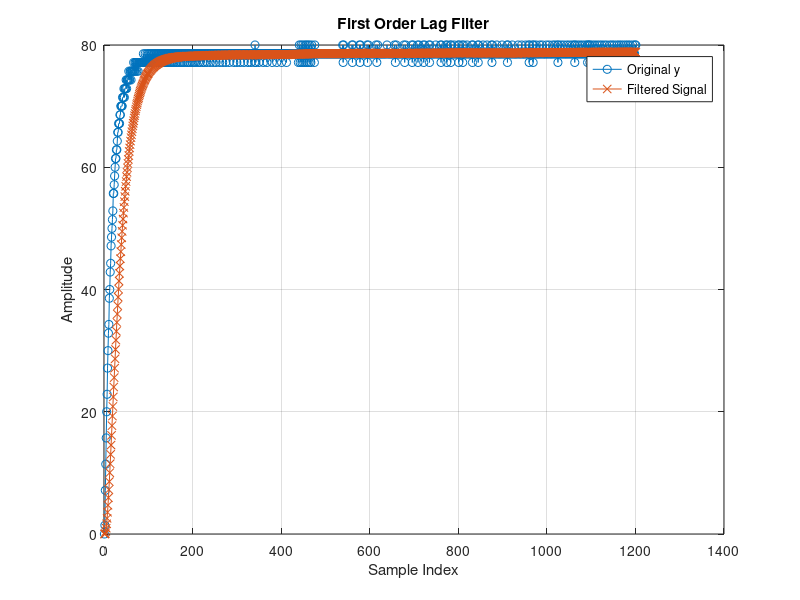

Recreate this plot in MATLAB. (Note: this script raises an error after producing the figure.)
clear all
close all
clc

%% Definition of sampling time and input/output signal retrieved from the motor
Ts = 0.005;
y = load('motor_data/y_davide2.mat').y;
t = load('motor_data/t_davide2.mat').t;
u(1) = 12;

%% Filter signal using first order lag filter
Tfs = 0.00025
alpha = exp(-Tfs/Ts)
y_filtered = zeros(size(y));
for k = 2:length(y)
    y_filtered(k) = alpha * y_filtered(k-1) + (1 - alpha) * y(k-1);
end

% Plot the results for visualization
figure;
plot(y, '-o');
hold on;
plot(y_filtered, '-x');
legend('Original y', 'Filtered Signal');
xlabel('Sample Index');
ylabel('Amplitude');
title('First Order Lag Filter');
grid on;

%% Areas approach to obtain the motor model

n = size(y_filtered)
S1 = 0
y_overline = y_filtered(length(y_filtered))
%for i = 1:n-1
%    S1 = S1 +(y_overline-y_filtered(i))*(t(i+1)-t(i));% definizione di integrale, f * \delta T, che suppongo essere sufficientemente piccolo
%end 
% Instead of computing the area through the for loop above, it is used a
% more precise function provided by MATLAB: trapz, that calculate the area
% using the trapezoid method
Q = trapz(t(1:length(t)),y_filtered(1:length(y_filtered)))
ext_area = y_overline*t(round(length(t)))-Q
S1 = ext_area/y_overline
mu = y_overline / u(1)

f=find(t<S1) % In this way it is found the index of t such that t is equal 
% to T+tau
S2 = trapz(t(1:length(f)),y_filtered(1:length(f))) % it is computed the area
% as suggested by the areas approach, until T+tau
T = S2*exp(1)/y_overline % it is calculated T from the formula (1):
%(1) S2 = y_overline*T/e 
tau = S1-T % tau is calculated from the formula (2):
%(2) S1 = y_overline(T+tau) 
% note that, in this case, the variable S1 is already divided by y_overline
s=tf('s')
G = mu/(1+s*T)*exp(-tau*s)
% This is the tf function representing the motor model, with the delay
% introducted by the approximation of the model
G_senza_pade = mu/(1+s*T)
% This is the same tf, without the delay

%% From Volt-Speed tf to Volt-Position (rad) state space
G_senza_delay = G_senza_pade/s/9.5493; % since that the previously tf was mapping the
% u representing the voltage, to the y representing the speed in rpm, it is
% divided by s to map the same u to the y representing the position, and
% it is divided by the constant 9.5493 for represent the position in rad
num = [0 0 6.732];
den = [1.484 9.549 0];
[A,B,C,D] = tf2ss(num,den); 
% Here it is calculated the state space from the tf, without the delay

%% Adding the delay and using padè approximation in state space
sys_with_delay = ss(A,B,C,D,'InputDelay',tau) % it is added the delay calculated before
% in the state space model
sys_pade = pade(sys_with_delay,1,Inf,Inf) % using the padè function provided by
% MATLAB to get a better approximation of the state space matrices. It is
% equivalent to what it was seen in the course, but in this way the
% matrices are instantly computed.
A = sys_pade.A
B = sys_pade.B
C = sys_pade.C
D = sys_pade.D
